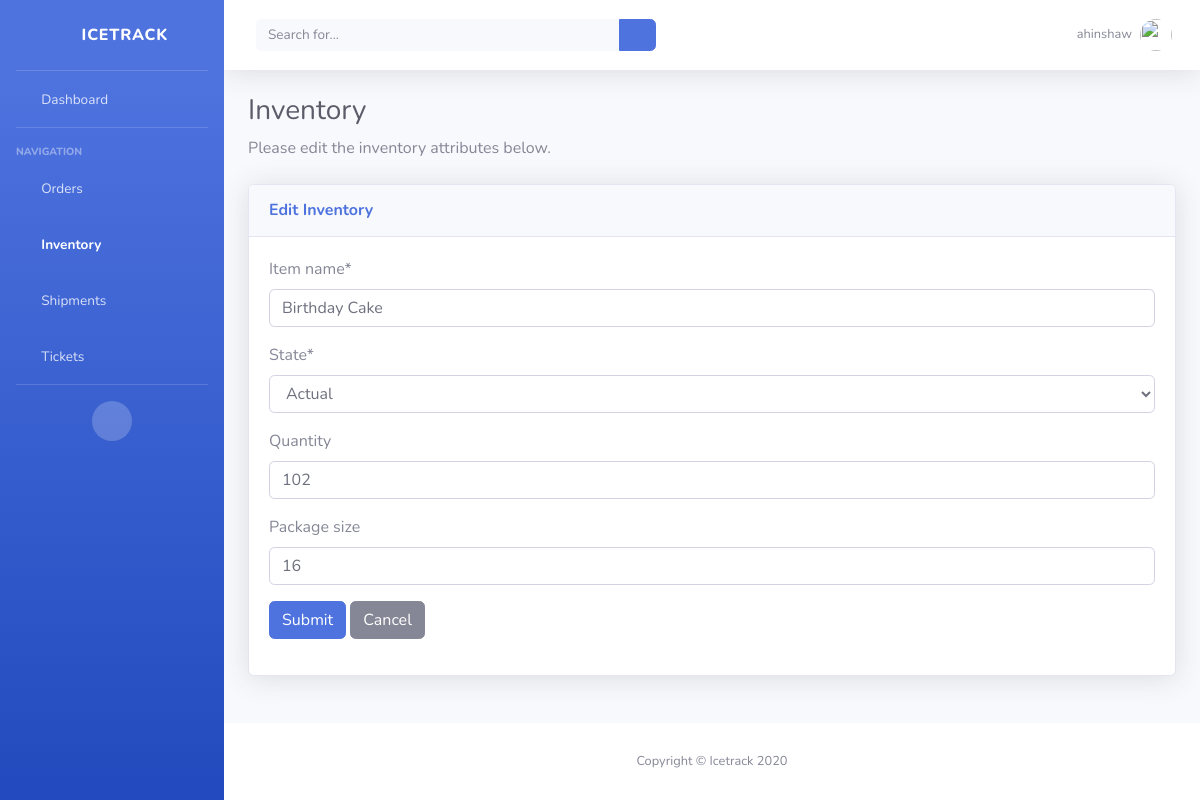
Page /inventory/1/update (signed in) on the earlier database version.
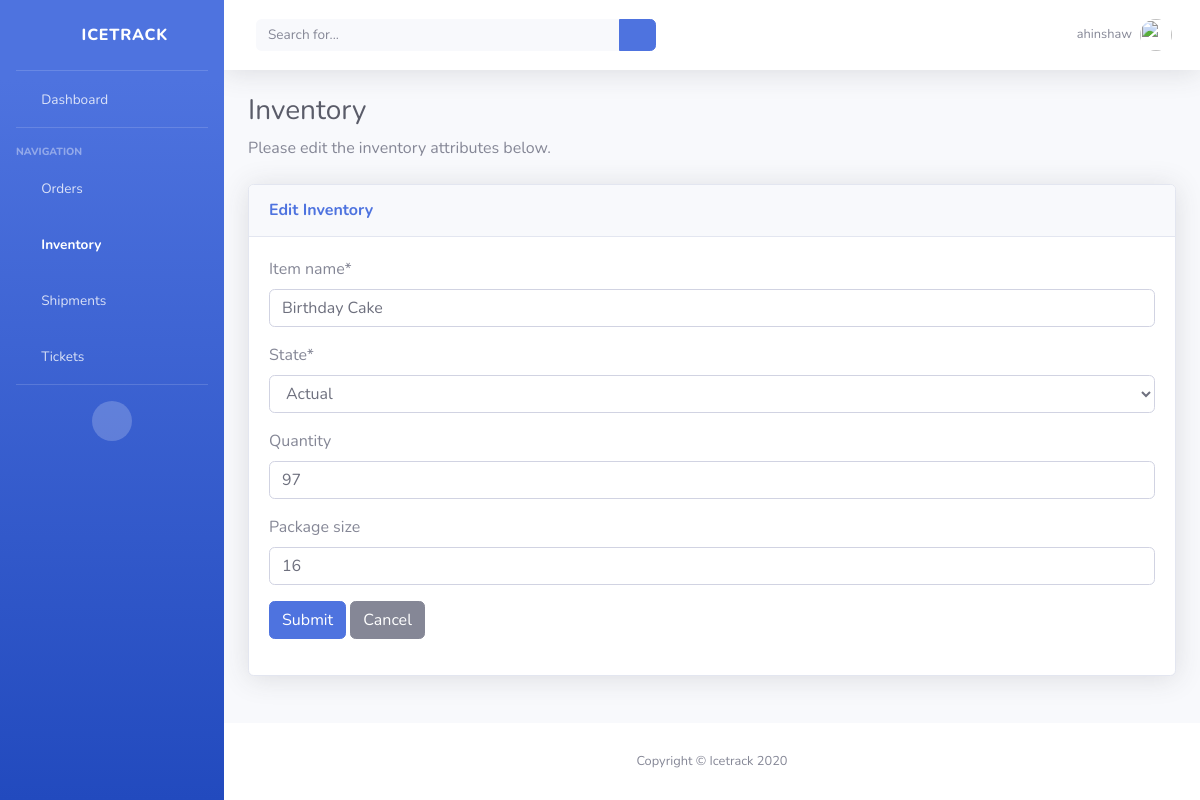
Same page on the later database version.
### icetrack/models.py (models this page shows, shortened)
class Inventory(models.Model):
    STATE_CHOICES = [
        ('Actual', 'Actual'),
        ('Planned', 'Planned'),
        ('Spoilage', 'Spoilage'),
        ('Defective', 'Defective'),
    ]
    item_name = models.CharField(max_length=50, null=True)
    quantity = models.IntegerField(default='0', blank=True, null=True)
    package_size = models.IntegerField(default='0', blank=True, null=True)
    state = models.CharField(max_length=10, choices=STATE_CHOICES, default='Planned')
    received_quantity = models.IntegerField(default='0', blank=True, null=True)
    received_by = models.CharField(max_length=50, blank=True, null=True)
    num_orders = models.IntegerField(default='0', blank=True, null=True)
    sold_quantity = models.IntegerField(default='0', blank=True, null=True)
    sold_by = models.CharField(max_length=50, blank=True, null=True)
    sold_to = models.CharField(max_length=50, blank=True, null=True)
    created_by = models.CharField(max_length=50, blank=True, null=True, default='Administrator')
    reorder_level = models.IntegerField(default='0', blank=True, null=True)
    date_created = models.DateTimeField(auto_now_add=True, auto_now=False)
    last_updated = models.DateTimeField(auto_now_add=False, auto_now=True)
    export_to_CSV = models.BooleanField(default=False)

### icetrack/views.py (the view, shortened to what this page needs)
# urls.py: path('inventory/<int:pk>/update', InventoryUpdateView.as_view(), name="update_inventory"),
@method_decorator(login_required, name='dispatch')
class InventoryUpdateView(UpdateView):
    model = Inventory
    form_class = InventoryUpdateForm
    success_url = '/inventory/'
    template_name = 'create_inventory.html'
    def dispatch(self, request, *args, **kwargs):
        if not request.user.is_staff:
            return redirect('home')
        return super(InventoryUpdateView, self).dispatch(request, *args, **kwargs)
    def get_context_data(self, **kwargs):
        context = super().get_context_data(**kwargs)
        if self.request.user.is_staff:
            context['base_template_name'] = 'base_authenticated.html'
        else:
            context['base_template_name'] = 'base.html'
        return context

### icetrack/forms.py
class InventoryUpdateForm(forms.ModelForm):
    class Meta:
        model = Inventory
        fields = ['item_name', 'state', 'quantity', 'package_size']

### templates/create_inventory.html
{% extends 'base_authenticated.html' %}
{% load crispy_forms_tags %}
{% block content%}
<div class="container-fluid">
    <h1 class="h3 mb-2 text-gray-800">Inventory</h1>
    <p class="mb-4">
        {% if 'update' in request.path %}
            Please edit the inventory attributes below.
        {% else %}
            To create an inventory item, please fill out the following form.
        {% endif %}
    </p>
    <div class="card shadow mb-4">
        <div class="card-header py-3">
            <h6 class="m-0 font-weight-bold text-primary">
                {% if 'update' in request.path %}
                    Edit Inventory
                {% else %}
                    Create Inventory
                {% endif %}
            </h6>
        </div>
        <div class="card-body">
			<form method='POST' action=''>{% csrf_token %}
				<div class="form-group">
					{{form|crispy}}
				</div>
		        <input type="submit" class="btn btn-primary" value='Submit'/>
				<a href="{{ view.get_success_url }}" class="btn btn-secondary">Cancel</a>
		    </form>
		</div>
	</div>
</div>
{% endblock content %}

Differences in the rows shown:
changed Inventory "Birthday Cake": quantity "102" → "97"
